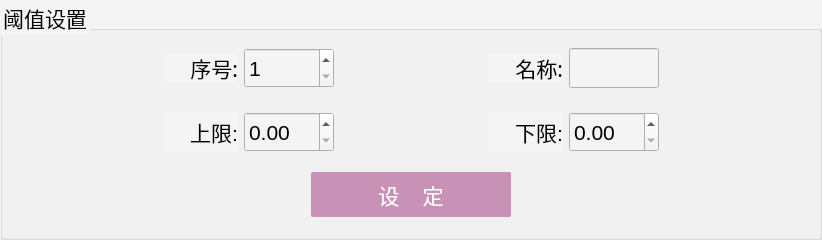
        <widget class="QGroupBox" name="groupBox_3">
         <property name="minimumSize">
          <size>
           <width>822</width>
           <height>240</height>
          </size>
         </property>
         <property name="maximumSize">
          <size>
           <width>822</width>
           <height>240</height>
          </size>
         </property>
         <property name="styleSheet">
          <string notr="true">font-family: &quot;黑体&quot;;
font-size: 16pt;
height:50;
width:150;
background-color: rgb(244, 244, 244);</string>
         </property>
         <property name="title">
          <string>阈值设置</string>
         </property>
         <layout class="QVBoxLayout" name="verticalLayout_17">
          <item>
           <layout class="QHBoxLayout" name="horizontalLayout_11">
            <item>
             <spacer name="horizontalSpacer_14">
              <property name="orientation">
               <enum>Qt::Horizontal</enum>
              </property>
              <property name="sizeType">
               <enum>QSizePolicy::Expanding</enum>
              </property>
              <property name="sizeHint" stdset="0">
               <size>
                <width>25</width>
                <height>20</height>
               </size>
              </property>
             </spacer>
            </item>
            <item>
             <widget class="QLabel" name="label_17">
              <property name="minimumSize">
               <size>
                <width>75</width>
                <height>30</height>
               </size>
              </property>
              <property name="maximumSize">
               <size>
                <width>75</width>
                <height>30</height>
               </size>
              </property>
              <property name="font">
               <font>
                <family>黑体</family>
                <pointsize>16</pointsize>
               </font>
              </property>
              <property name="styleSheet">
               <string notr="true">font-family: &quot;黑体&quot;;
font-size: 16pt;
height:50;
width:150;</string>
              </property>
              <property name="text">
               <string>序号:</string>
              </property>
              <property name="alignment">
               <set>Qt::AlignRight|Qt::AlignTrailing|Qt::AlignVCenter</set>
              </property>
             </widget>
            </item>
            <item>
             <widget class="QSpinBox" name="thd_spinBox">
              <property name="minimumSize">
               <size>
                <width>90</width>
                <height>40</height>
               </size>
              </property>
              <property name="maximumSize">
               <size>
                <width>90</width>
                <height>40</height>
               </size>
              </property>
              <property name="minimum">
               <number>1</number>
              </property>
             </widget>
            </item>
            <item>
             <spacer name="horizontalSpacer_22">
              <property name="orientation">
               <enum>Qt::Horizontal</enum>
              </property>
              <property name="sizeType">
               <enum>QSizePolicy::Expanding</enum>
              </property>
              <property name="sizeHint" stdset="0">
               <size>
                <width>40</width>
                <height>20</height>
               </size>
              </property>
             </spacer>
            </item>
            <item>
             <widget class="QLabel" name="label_42">
              <property name="minimumSize">
               <size>
                <width>75</width>
                <height>30</height>
               </size>
              </property>
              <property name="maximumSize">
               <size>
                <width>75</width>
                <height>30</height>
               </size>
              </property>
              <property name="font">
               <font>
                <family>黑体</family>
                <pointsize>16</pointsize>
               </font>
              </property>
              <property name="styleSheet">
               <string notr="true">font-family: &quot;黑体&quot;;
font-size: 16pt;
height:50;
width:150;</string>
              </property>
              <property name="text">
               <string>名称:</string>
              </property>
              <property name="alignment">
               <set>Qt::AlignRight|Qt::AlignTrailing|Qt::AlignVCenter</set>
              </property>
             </widget>
            </item>
            <item>
             <widget class="QLineEdit" name="th_name_spinBox">
              <property name="minimumSize">
               <size>
                <width>90</width>
                <height>40</height>
               </size>
              </property>
              <property name="maximumSize">
               <size>
                <width>90</width>
                <height>40</height>
               </size>
              </property>
              <property name="styleSheet">
               <string notr="true">font-family: &quot;黑体&quot;;
font-size: 15pt;</string>
              </property>
             </widget>
            </item>
            <item>
             <spacer name="horizontalSpacer_41">
              <property name="orientation">
               <enum>Qt::Horizontal</enum>
              </property>
              <property name="sizeType">
               <enum>QSizePolicy::Expanding</enum>
              </property>
              <property name="sizeHint" stdset="0">
               <size>
                <width>25</width>
                <height>20</height>
               </size>
              </property>
             </spacer>
            </item>
           </layout>
          </item>
          <item>
           <spacer name="verticalSpacer_14">
            <property name="orientation">
             <enum>Qt::Vertical</enum>
            </property>
            <property name="sizeType">
             <enum>QSizePolicy::Fixed</enum>
            </property>
            <property name="sizeHint" stdset="0">
             <size>
              <width>20</width>
              <height>12</height>
             </size>
            </property>
           </spacer>
          </item>
          <item>
           <layout class="QHBoxLayout" name="horizontalLayout_12">
            <item>
             <spacer name="horizontalSpacer_68">
              <property name="orientation">
               <enum>Qt::Horizontal</enum>
              </property>
              <property name="sizeType">
               <enum>QSizePolicy::Expanding</enum>
              </property>
              <property name="sizeHint" stdset="0">
               <size>
                <width>25</width>
                <height>20</height>
               </size>
              </property>
             </spacer>
            </item>
            <item>
             <widget class="QLabel" name="label_24">
              <property name="sizePolicy">
               <sizepolicy hsizetype="Preferred" vsizetype="Preferred">
                <horstretch>0</horstretch>
                <verstretch>0</verstretch>
               </sizepolicy>
              </property>
              <property name="minimumSize">
               <size>
                <width>75</width>
                <height>0</height>
               </size>
              </property>
              <property name="sizeIncrement">
               <size>
                <width>67</width>
                <height>0</height>
               </size>
              </property>
              <property name="layoutDirection">
               <enum>Qt::LeftToRight</enum>
              </property>
              <property name="styleSheet">
               <string notr="true">font-family: &quot;黑体&quot;;
font-size: 16pt;
height:50;
width:150;</string>
              </property>
              <property name="text">
               <string>上限:</string>
              </property>
              <property name="textFormat">
               <enum>Qt::AutoText</enum>
              </property>
              <property name="alignment">
               <set>Qt::AlignRight|Qt::AlignTrailing|Qt::AlignVCenter</set>
              </property>
             </widget>
            </item>
            <item>
             <widget class="QDoubleSpinBox" name="th_max_spinBox">
              <property name="minimumSize">
               <size>
                <width>90</width>
                <height>40</height>
               </size>
              </property>
              <property name="maximumSize">
               <size>
                <width>90</width>
                <height>40</height>
               </size>
              </property>
             </widget>
            </item>
            <item>
             <spacer name="horizontalSpacer_73">
              <property name="orientation">
               <enum>Qt::Horizontal</enum>
              </property>
              <property name="sizeHint" stdset="0">
               <size>
                <width>40</width>
                <height>20</height>
               </size>
              </property>
             </spacer>
            </item>
            <item>
             <widget class="QLabel" name="label_43">
              <property name="minimumSize">
               <size>
                <width>75</width>
                <height>0</height>
               </size>
              </property>
              <property name="maximumSize">
               <size>
                <width>75</width>
                <height>16777215</height>
               </size>
              </property>
              <property name="styleSheet">
               <string notr="true">font-family: &quot;黑体&quot;;
font-size: 16pt;
height:50;
width:150;</string>
              </property>
              <property name="text">
               <string>下限:</string>
              </property>
              <property name="alignment">
               <set>Qt::AlignRight|Qt::AlignTrailing|Qt::AlignVCenter</set>
              </property>
             </widget>
            </item>
            <item>
             <widget class="QDoubleSpinBox" name="th_min_spinBox">
              <property name="minimumSize">
               <size>
                <width>90</width>
                <height>40</height>
               </size>
              </property>
              <property name="maximumSize">
               <size>
                <width>90</width>
                <height>40</height>
               </size>
              </property>
             </widget>
            </item>
            <item>
             <spacer name="horizontalSpacer_74">
              <property name="orientation">
               <enum>Qt::Horizontal</enum>
              </property>
              <property name="sizeType">
               <enum>QSizePolicy::Expanding</enum>
              </property>
              <property name="sizeHint" stdset="0">
               <size>
                <width>25</width>
                <height>20</height>
               </size>
              </property>
             </spacer>
            </item>
           </layout>
          </item>
          <item>
           <spacer name="verticalSpacer_15">
            <property name="orientation">
             <enum>Qt::Vertical</enum>
            </property>
            <property name="sizeType">
             <enum>QSizePolicy::Fixed</enum>
            </property>
            <property name="sizeHint" stdset="0">
             <size>
              <width>20</width>
              <height>8</height>
             </size>
            </property>
           </spacer>
          </item>
          <item>
           <layout class="QHBoxLayout" name="horizontalLayout_8">
            <item>
             <spacer name="horizontalSpacer_83">
              <property name="orientation">
               <enum>Qt::Horizontal</enum>
              </property>
              <property name="sizeType">
               <enum>QSizePolicy::Expanding</enum>
              </property>
              <property name="sizeHint" stdset="0">
               <size>
                <width>25</width>
                <height>20</height>
               </size>
              </property>
             </spacer>
            </item>
            <item>
             <widget class="QPushButton" name="th_Button">
              <property name="minimumSize">
               <size>
                <width>200</width>
                <height>45</height>
               </size>
              </property>
              <property name="maximumSize">
               <size>
                <width>16777215</width>
                <height>45</height>
               </size>
              </property>
              <property name="styleSheet">
               <string notr="true">QPushButton{
    font-family: &quot;黑体&quot;;
    font-size: 16pt;
	height:50;
	width:150;
    color: rgb(255, 255, 255);
    background:rgb(200, 145, 182);
    border-color: rgb(99, 145, 182);
    border-radius: 2px;
    border: 2px;
}

QPushButton:hover{background:rgb(200, 120, 150);}


QPushButton:pressed{background:rgb(200, 125, 155);}</string>
              </property>
              <property name="text">
               <string>设    定</string>
              </property>
             </widget>
            </item>
            <item>
             <spacer name="horizontalSpacer_82">
              <property name="orientation">
               <enum>Qt::Horizontal</enum>
              </property>
              <property name="sizeType">
               <enum>QSizePolicy::Expanding</enum>
              </property>
              <property name="sizeHint" stdset="0">
               <size>
                <width>25</width>
                <height>20</height>
               </size>
              </property>
             </spacer>
            </item>
           </layout>
          </item>
         </layout>
        </widget>
